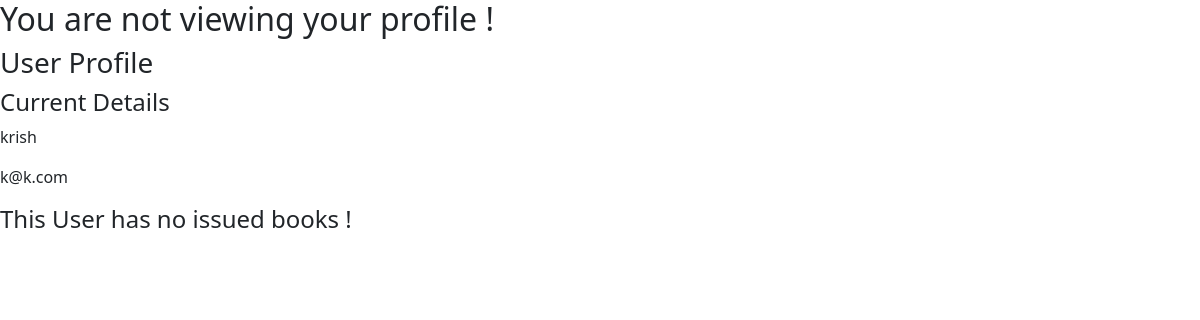
Before: /user/2 (signed in) with the older database file.
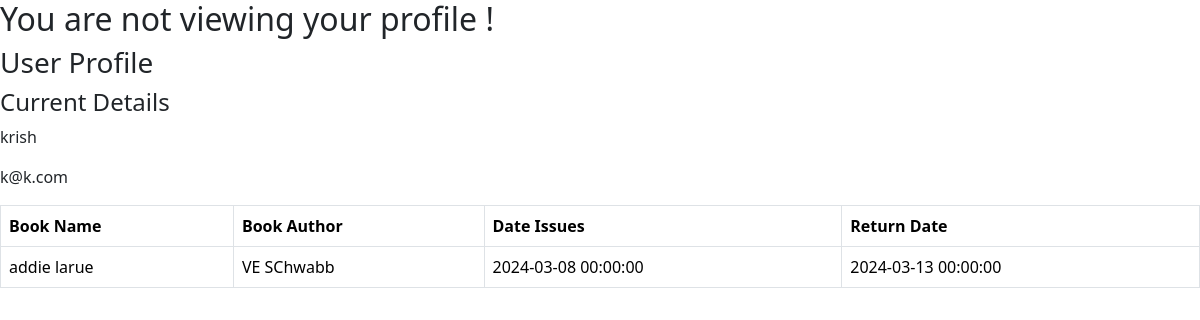
After: the same page with the newer database file.
### library/models.py (models this page shows, shortened)
class Book(db.Model):
    __tablename__ = "BOOK"
    id = db.Column(db.Integer, primary_key=True, autoincrement=True)
    name = db.Column(db.String(100), nullable=False)
    author = db.Column(db.String(100), nullable=False)
    content = db.Column(db.Text, nullable=False)
    section_id = db.Column(db.Integer, db.ForeignKey('SECTION.id'), nullable=False)
    issues = db.Relationship('Issue', backref="book_issues", cascade="all, delete")

class Issue(db.Model):
    __tablename__ = "ISSUE"
    id = db.Column(db.Integer, primary_key=True, autoincrement=True)
    rating = db.Column(db.Integer, default=0)
    active_status = db.Column(db.Boolean, default=False)
    user_id = db.Column(db.Integer, db.ForeignKey('USER.id'), nullable=False)
    book_id = db.Column(db.Integer, db.ForeignKey('BOOK.id'), nullable=False)
    date_issued = db.Column(db.DateTime, nullable=False)
    return_date = db.Column(db.DateTime, nullable=False)

### library/routes.py (the view, shortened to what this page needs)
@app.route("/user/<id>", methods=["GET", "POST"])
def user_profile(id):
    if session.get("username") is None:
        return render_template("no_login.html")
    username = session.get("username")
    existing_user = models.User.query.get(id)
    if int(id) == 1:
        return redirect("/admin/dashboard")
    if existing_user is None:
        data = {
            "type": "User"
        }
        return render_template("not_found.html", data=data)
    issue_records = models.Issue.query.filter(
        models.Issue.user_id == id, models.Issue.active_status == True).all()
    modified_issue_records = []
    for ir in issue_records:
        modified_issue_records.append(modify_the_issue_record(ir))
    data = {
        "user": existing_user,
        "logged_in_user": username,
        "issued_books": modified_issue_records,
        "error": ""
    }
    if request.method == "GET":
        return render_template("user_profile.html", data=data)

### library/routes.py (called while the page is built)
def modify_the_issue_record(issue_record):
    b = models.Book.query.get(issue_record.book_id)
    s = models.Section.query.get(b.section_id)
    u = models.User.query.get(issue_record.user_id)
    modified_issue_record = {
        "issue_id": issue_record.id,
        "book_id": b.id,
        "user_id": u.id,
        "username": u.username,
        "name": b.name,
        "author": b.author,
        "content": b.content,
        "section_name": s.name,
        "date_issued": issue_record.date_issued,
        "status": issue_record.active_status,
        "rating": issue_record.rating,
        "return_date": issue_record.return_date
    }
    return modified_issue_record

### library/templates/user_profile.html (shortened to what this page needs)
<!DOCTYPE html>
<html lang="en">
<head>
    <link href="https://cdn.jsdelivr.net/npm/bootstrap@5.3.3/dist/css/bootstrap.min.css" rel="stylesheet"
>
</head>
<body>
{% if data["logged_in_user"] != data["user"].username %}
    <h2>You are not viewing your profile !</h2>
    <h3>User Profile</h3>
    <h4>Current Details</h4>
    <p>{{ data["user"].username }}</p>
    <p>{{ data["user"].email }}</p>
    {% if data['issued_books'] | length == 0 %}
        <h4>This User has no issued books !</h4>
    {% else %}
        <table class="table table-bordered table-hover">
            <tr>
                <th>Book Name</th>
                <th>Book Author</th>
                <th>Date Issues</th>
                <th>Return Date</th>
            </tr>
            {% for ir in data['issued_books'] %}
                <tr>
                    <td>{{ ir.name }}</td>
                    <td>{{ ir.author }}</td>
                    <td>{{ ir.date_issued }}</td>
                    <td>{{ ir.return_date }}</td>
                </tr>
            {% endfor %}
        </table>
    {% endif %}
{% endif %}
</body>
</html>

Changed rows visible on the page:
added Book: name "addie larue", author "VE SChwabb"
now on this page (row edited): Issue: date_issued "2024-03-08 00:00:00", return_date "2024-03-13 00:00:00"
Other visible differences:
text no longer shown: "This User has no issued books !"
text now shown: "Book Name Book Author Date Issues Return Date"
